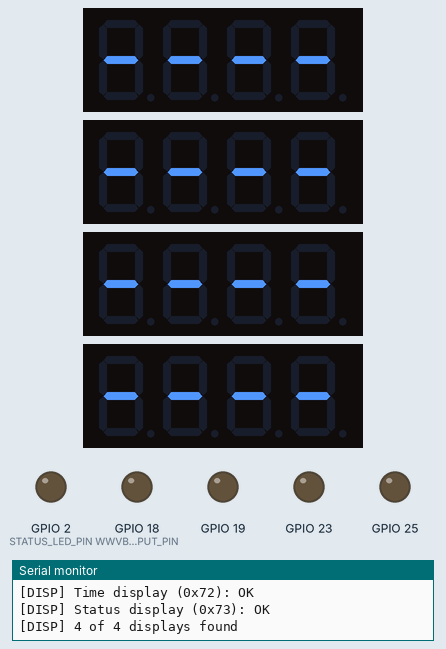
A sketch run on a simulated ESP32. Parts: 4 × 4-digit seven-segment display, output pins drawn as LEDs (lit = HIGH), the last lines printed to the serial monitor. WiFi joins after 1.5 s; servers stay silent unless stated; the local clock reads 2024-03-15 10:24:30 at power-on unless the sketch sets it.

Above: at 2.0 s.
At 4.22 s:
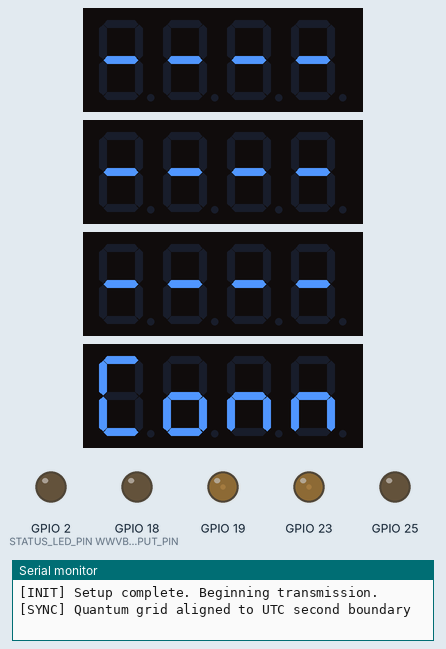
At 11.4 s:
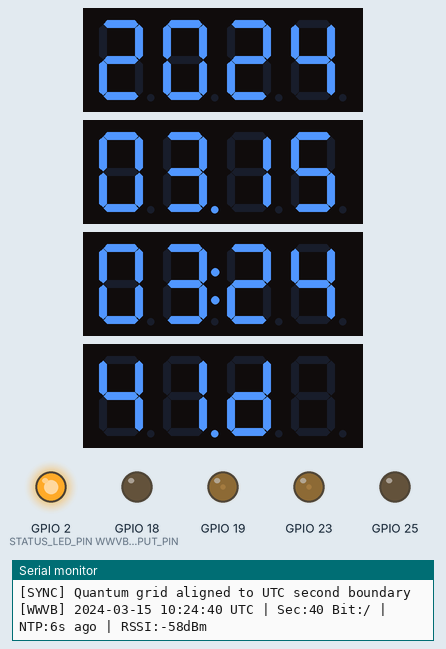
At 20.4 s:
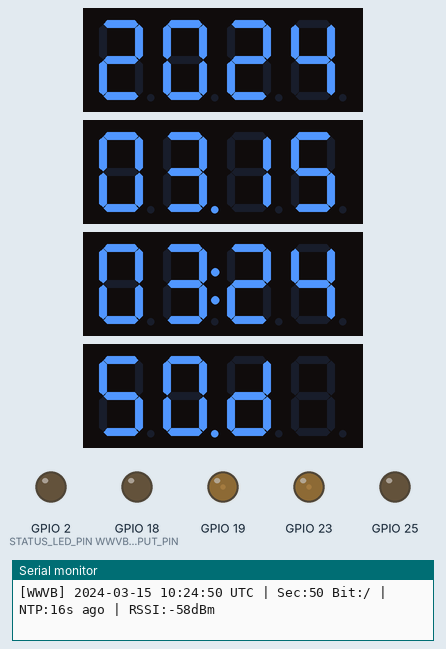
At 34.4 s:
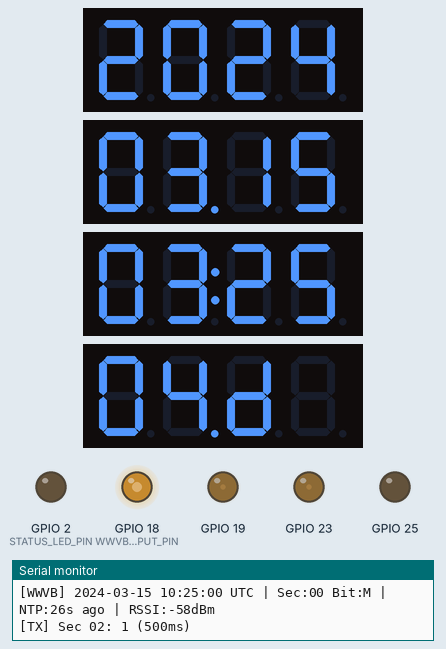
At 37.4 s:
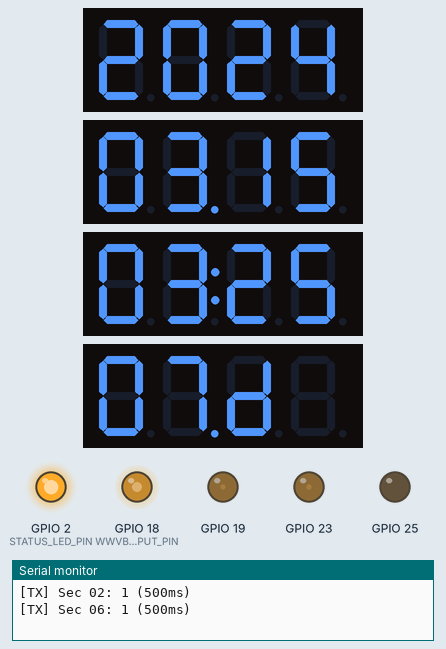
Timing chart, 0 to 40.0 s (numbered marks = the images above):
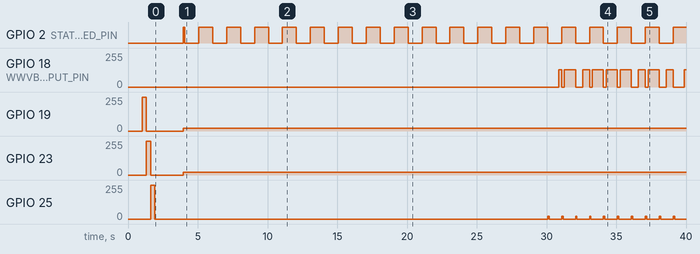

The sketch:

wwvb_transmitter.ino
```cpp
/*
 * wwvb_transmitter.ino - WWVB 60 kHz Time Signal Transmitter
 *
 * Main Arduino sketch for ESP32-based WWVB transmitter.
 *
 * Architecture:
 *   1. NTP sync provides UTC time
 *   2. WWVB encoder generates 60-bit frame for current minute
 *   3. Main loop runs on 100ms quantum grid aligned to UTC seconds
 *   4. Each quantum: execute previous action, then calculate next
 *   5. LEDC hardware PWM generates 60 kHz carrier (non-blocking)
 *
 * Hardware:
 *   ESP32 GPIO 18 → ULN2003AN pin 1 (Input 1)
 *   ULN2003AN pin 16 (Output 1) → ferrite coil → 5V (through current limit resistor)
 *   ULN2003AN pin 8 (GND) → GND
 *   ULN2003AN pin 9 (COM) → 5V (flyback diode return)
 *
 * See specs/ directory for detailed documentation.
 */

#include "config.h"
#include "wwvb_encoder.h"
#include "ntp_manager.h"
#include "dst_manager.h"
#include "status_leds.h"
#include "display_manager.h"
#include "debug_utils.h"

// ============================================================
// Quantum State Machine
// ============================================================
//
// The main loop runs on a 100ms quantum grid aligned to UTC second
// boundaries. Each quantum follows the execute-first pattern:
//   1. Sleep until next quantum boundary (remainder of 100ms)
//   2. Execute the action calculated in the previous quantum
//   3. Read current state (time, NTP status, etc.)
//   4. Calculate the action for the next quantum
//
// WWVB bit timing maps perfectly to 100ms quanta:
//   Quantum 0: Carrier OFF (start of bit, aligned to second boundary)
//   Quantum 2: Carrier ON if bit=0 (200ms low complete)
//   Quantum 5: Carrier ON if bit=1 (500ms low complete)
//   Quantum 8: Carrier ON if marker (800ms low complete)
//
// Display updates happen at quantum 3 (300ms into second),
// well after carrier transition, in a non-critical timing slot.

const int QUANTUM_MS = 100;            // 100ms quantum period

// Scheduled action types
enum Action : uint8_t {
  ACTION_NONE,
  ACTION_CARRIER_OFF,                  // Turn 60 kHz carrier off
  ACTION_CARRIER_ON,                   // Turn 60 kHz carrier on
};

// State variables
uint8_t wwvbFrame[WWVB_FRAME_SIZE];    // Current minute's time code
int lastSecond = -1;                    // Last processed second
bool frameReady = false;                // Frame has been encoded
bool transmitting = false;              // Currently transmitting
unsigned long frameCount = 0;           // Total frames transmitted
unsigned long uptimeStart = 0;          // millis() at startup
uint8_t currentDstStatus = DST_STANDARD;

// Quantum timing
unsigned long nextQuantumMs = 0;        // millis() target for next quantum
int quantumInSecond = 0;                // 0-9: which quantum within current second
int carrierOnQuantum = -1;              // Which quantum to turn carrier back on
Action pendingAction = ACTION_NONE;     // Action to execute next quantum
bool quantumGridAligned = false;        // True once aligned to UTC


// ============================================================
// Setup
// ============================================================
void setup() {
  Serial.begin(SERIAL_BAUD);
  delay(1000);  // Wait for serial monitor

  printBanner();

  // Configure built-in LED (basic heartbeat)
  pinMode(STATUS_LED_PIN, OUTPUT);
  digitalWrite(STATUS_LED_PIN, LOW);

  // Initialize status LED panel and run self-test
  statusLedsInit();
  statusLedsSelfTest();

  // Initialize 7-segment displays
  int displaysFound = displayInit();
  if (displaysFound < DISPLAY_COUNT) {
    Serial.printf("[INIT] WARNING: Only %d of %d displays found\n",
                  displaysFound, DISPLAY_COUNT);
  }
  displayShowConnecting();
  displaySetTimezone(DEFAULT_TIMEZONE);  // Show local time on displays

  // Configure LEDC PWM for 60 kHz carrier (ESP32 Core 3.x API)
  ledcAttach(WWVB_OUTPUT_PIN, PWM_FREQ, PWM_RESOLUTION);
  ledcWrite(WWVB_OUTPUT_PIN, PWM_DUTY_OFF);  // Start with carrier off

  Serial.println("[INIT] PWM configured: 60 kHz on GPIO " + String(WWVB_OUTPUT_PIN));

  // Initialize NTP
  bool synced = ntpInit(WIFI_SSID, WIFI_PASSWORD,
                        NTP_SERVER_1, NTP_SERVER_2, NTP_SERVER_3);

  if (!synced) {
    Serial.println("[INIT] WARNING: NTP sync failed! Will retry...");
    // Continue anyway - will keep trying in main loop
  }

  uptimeStart = millis();
  Serial.println("[INIT] Setup complete. Beginning transmission.\n");
}

// ============================================================
// Main Loop — Quantum State Machine (100ms grid)
// ============================================================
void loop() {
  struct tm timeinfo;

  // ---- PHASE 0: SLEEP for remainder of quantum ----
  unsigned long now = millis();
  if (nextQuantumMs > 0 && now < nextQuantumMs) {
    delay(nextQuantumMs - now);
  }
  unsigned long quantumStart = millis();

  // ---- PHASE 1: EXECUTE action from previous quantum ----
  switch (pendingAction) {
    case ACTION_CARRIER_OFF:
      ledcWrite(WWVB_OUTPUT_PIN, PWM_DUTY_OFF);
      transmitting = true;
      break;
    case ACTION_CARRIER_ON:
      ledcWrite(WWVB_OUTPUT_PIN, PWM_DUTY_ON);
      break;
    case ACTION_NONE:
    default:
      break;
  }
  pendingAction = ACTION_NONE;

  // ---- PHASE 2: READ current state ----
  NtpStatus ntpStatus = ntpGetStatus();
  bool wifiConnected = (ntpStatus != NTP_WIFI_DISCONNECTED);
  long syncAge = ntpGetSecondsSinceSync();
  bool hasError = (ntpStatus == NTP_NOT_SYNCED && syncAge < 0);

  if (!ntpGetTime(&timeinfo)) {
    // No valid time — blink LED, retry, don't schedule anything
    digitalWrite(STATUS_LED_PIN, (millis() / LED_BLINK_NO_SYNC) % 2);
    statusLedsUpdate(wifiConnected, syncAge, false);
    ntpMaintain();
    nextQuantumMs = quantumStart + QUANTUM_MS;
    return;
  }

  int currentSecond = timeinfo.tm_sec;

  // ---- PHASE 3: CALCULATE next actions ----

  // Detect new second boundary
  if (currentSecond != lastSecond) {
    lastSecond = currentSecond;
    quantumInSecond = 0;

    // Align quantum grid to UTC second boundary
    if (!quantumGridAligned) {
      Serial.println("[SYNC] Quantum grid aligned to UTC second boundary");
      quantumGridAligned = true;
    }

    // Calculate DST status every second (cheap math, ensures display
    // shows correct DST status immediately after NTP sync, not just
    // at the next minute boundary when encodeNewFrame() runs)
    currentDstStatus = calculateDSTStatus(&timeinfo, DEFAULT_TIMEZONE);

    // Encode new frame at second 0
    if (currentSecond == 0) {
      encodeNewFrame(&timeinfo);
    }

    // Schedule carrier OFF for this quantum (we're at the second boundary)
    if (frameReady) {
      // Carrier OFF happens NOW (already in execute phase above if scheduled,
      // but for first second we do it directly)
      ledcWrite(WWVB_OUTPUT_PIN, PWM_DUTY_OFF);
      transmitting = true;

      // Calculate which quantum to turn carrier back on
      int lowMs = getLowDurationMs(wwvbFrame[currentSecond]);
      carrierOnQuantum = lowMs / QUANTUM_MS;  // 2, 5, or 8

      statusLedsTxFlash();

      // Debug output for non-zero bits
      if (wwvbFrame[currentSecond] != WWVB_BIT_ZERO) {
        printBitDetail(currentSecond, wwvbFrame[currentSecond]);
      }
    }

    // Toggle built-in LED heartbeat
    digitalWrite(STATUS_LED_PIN, currentSecond % 2);

    // Print status every 10 seconds
    if (currentSecond % 10 == 0) {
      printStatus(&timeinfo, currentSecond,
                  frameReady ? wwvbFrame[currentSecond] : 0xFF,
                  syncAge, ntpGetRSSI());
    }
  } else {
    quantumInSecond++;
  }

  // Schedule carrier ON at the correct quantum
  if (frameReady && quantumInSecond == carrierOnQuantum - 1) {
    pendingAction = ACTION_CARRIER_ON;  // Will execute next quantum
  }

  // Schedule carrier OFF for next second (at quantum 9)
  if (frameReady && quantumInSecond == 9) {
    pendingAction = ACTION_CARRIER_OFF;  // Will execute at second boundary
  }

  // Update display at quantum 3 (300ms into second, non-critical slot)
  if (quantumInSecond == 3) {
    bool dstActive = (currentDstStatus == DST_IN_EFFECT ||
                      currentDstStatus == DST_BEGINS);
    displayUpdate(&timeinfo, dstActive, hasError);
  }

  // Update status LEDs every quantum (handles blink timing)
  statusLedsUpdate(wifiConnected, syncAge, transmitting);

  // Periodic maintenance at quantum 7 of second 30 (once per minute)
  if (quantumInSecond == 7 && lastSecond == 30) {
    ntpMaintain();
    displayRescan();
    unsigned long uptimeSec = (millis() - uptimeStart) / 1000;
    Serial.printf("[SYS] Uptime: %luh %lum | Frames: %lu\n",
      uptimeSec / 3600, (uptimeSec % 3600) / 60, frameCount);
  }

  // ---- Schedule next quantum ----
  unsigned long elapsed = millis() - quantumStart;
  nextQuantumMs = quantumStart + QUANTUM_MS;
  if (elapsed > QUANTUM_MS) {
    // Overran quantum — catch up immediately
    nextQuantumMs = millis();
    Serial.printf("[WARN] Quantum overrun: %lums\n", elapsed);
  }
}

// ============================================================
// Frame Encoding
// ============================================================
void encodeNewFrame(const struct tm* currentTime) {
  // Encode the current minute's time
  // WWVB convention: frame identifies the time at the END of the current minute
  // The clock advances its display when the frame completes at second 59
  struct tm frameTime = *currentTime;

  // Calculate DST status automatically from UTC time and timezone
  uint8_t dstStatus = calculateDSTStatus(currentTime, DEFAULT_TIMEZONE);
  currentDstStatus = dstStatus;  // Track for display

  // Encode the frame
  encodeWWVBFrame(&frameTime, wwvbFrame, dstStatus);
  frameReady = true;
  frameCount++;

  // Print frame details
  int doy = calculateDayOfYear(&frameTime);
  int year = frameTime.tm_year + 1900;
  const char* dstStr = (dstStatus == DST_IN_EFFECT) ? "DST" :
                       (dstStatus == DST_BEGINS) ? "DST-BEGIN" :
                       (dstStatus == DST_ENDS) ? "DST-END" : "STD";
  Serial.printf("[DST] Auto-calculated: %s (timezone UTC%+d)\n", dstStr, DEFAULT_TIMEZONE);
  printFrameSummary(wwvbFrame, frameTime.tm_min, frameTime.tm_hour, doy, year);
}
```

credentials_template.h
```cpp
/*
 * credentials_template.h - WiFi & NTP Credential Template
 *
 * SETUP:
 *   1. Copy this file to credentials.h (in this same directory)
 *   2. Edit credentials.h with your real WiFi and NTP settings
 *   3. credentials.h is in .gitignore — it will never be committed
 *
 * DO NOT edit this template with real credentials.
 */

#ifndef CREDENTIALS_H
#define CREDENTIALS_H

const char* const WIFI_SSID     = "your-network-name";
const char* const WIFI_PASSWORD = "your-wifi-password";

const char* const NTP_SERVER_1  = "192.168.1.100";   // Primary: local stratum-1
const char* const NTP_SERVER_2  = "192.168.1.101";   // Secondary: local stratum-1
const char* const NTP_SERVER_3  = "pool.ntp.org";     // Tertiary: internet fallback

#endif // CREDENTIALS_H
```

debug_utils.h
```cpp
/*
 * debug_utils.h - Debug and Status Utilities
 *
 * Serial output helpers and LED status patterns for debugging.
 * All functions are inline for header-only convenience.
 */

#ifndef DEBUG_UTILS_H
#define DEBUG_UTILS_H

#include <Arduino.h>
#include "wwvb_encoder.h"

// LED blink patterns (milliseconds)
#define LED_BLINK_NORMAL   500   // Normal operation: 1Hz blink
#define LED_BLINK_NO_SYNC  100   // Not synced: fast blink
#define LED_BLINK_ERROR    1000  // Error: slow blink

/*
 * Print startup banner to Serial.
 */
inline void printBanner() {
  Serial.println();
  Serial.println("========================================");
  Serial.println("  WWVB 60 kHz Transmitter v1.0");
  Serial.println("  ESP32 + NTP + Ferrite Rod Antenna");
  Serial.println("========================================");
  Serial.println();
}

/*
 * Print current status to Serial.
 */
inline void printStatus(const struct tm* timeinfo, int currentSecond,
                        uint8_t currentBit, long secSinceSync, int rssi) {
  Serial.printf("[WWVB] %04d-%02d-%02d %02d:%02d:%02d UTC | ",
    timeinfo->tm_year + 1900, timeinfo->tm_mon + 1, timeinfo->tm_mday,
    timeinfo->tm_hour, timeinfo->tm_min, timeinfo->tm_sec);

  Serial.printf("Sec:%02d Bit:%c | ", currentSecond,
    currentBit == WWVB_BIT_MARKER ? 'M' : (char)('0' + currentBit));

  Serial.printf("NTP:%lds ago | RSSI:%ddBm\n", secSinceSync, rssi);
}

/*
 * Print a compact frame summary showing the bit pattern.
 */
inline void printFrameSummary(const uint8_t* frame, int minute, int hour,
                               int dayOfYear, int year) {
  Serial.printf("[WWVB] Frame for %02d:%02d UTC, Day %d, Year %d\n",
    hour, minute, dayOfYear, year);
  Serial.print("[WWVB] Bits: ");
  for (int i = 0; i < WWVB_FRAME_SIZE; i++) {
    if (frame[i] == WWVB_BIT_MARKER) {
      Serial.print("M");
    } else {
      Serial.print(frame[i]);
    }
    if ((i + 1) % 10 == 0 && i < 59) Serial.print("|");
  }
  Serial.println();
}

/*
 * Print bit transmission detail (called each second during TX).
 */
inline void printBitDetail(int second, uint8_t bitType) {
  const char* typeStr;
  int lowMs;
  switch (bitType) {
    case WWVB_BIT_ZERO:   typeStr = "0 (200ms)"; lowMs = 200; break;
    case WWVB_BIT_ONE:    typeStr = "1 (500ms)"; lowMs = 500; break;
    case WWVB_BIT_MARKER: typeStr = "M (800ms)"; lowMs = 800; break;
    default:              typeStr = "? (???)";    lowMs = 0;   break;
  }
  Serial.printf("[TX] Sec %02d: %s\n", second, typeStr);
}

#endif // DEBUG_UTILS_H
```

display_manager.h
```cpp
/*
 * display_manager.h - 7-Segment Display Manager
 *
 * Drives 4× Adafruit 0.56" 4-digit 7-segment displays with HT16K33 I2C backpacks.
 * Part: Adafruit #880 (https://www.adafruit.com/product/880)
 *
 * Display layout:
 *   Display 1 (0x70): Year       e.g., "2026"
 *   Display 2 (0x71): Month.Day  e.g., "03.11"
 *   Display 3 (0x72): Hour:Min   e.g., "14:40" (local time)
 *   Display 4 (0x73): Sec.Status e.g., "34.S"
 *
 * Wiring (all displays share I2C bus):
 *   ESP32 GPIO 21 (SDA) → All display SDA pins
 *   ESP32 GPIO 22 (SCL) → All display SCL pins
 *   3.3V → All display VCC pins
 *   GND  → All display GND pins
 *
 * I2C addresses set via solder jumpers A0/A1/A2 on each backpack:
 *   0x70 = no jumpers (default)
 *   0x71 = A0 bridged
 *   0x72 = A1 bridged
 *   0x73 = A0 + A1 bridged
 *
 * Dependencies:
 *   - Adafruit LED Backpack library (install via Arduino Library Manager)
 *   - Adafruit GFX library (auto-installed as dependency)
 */

#ifndef DISPLAY_MANAGER_H
#define DISPLAY_MANAGER_H

#include <Arduino.h>
#include <time.h>

// Status character codes for Display 4
const char DISPLAY_STATUS_STD      = 'S';  // Standard time
const char DISPLAY_STATUS_DST      = 'd';  // DST in effect
const char DISPLAY_STATUS_ERROR    = 'E';  // Error condition
const char DISPLAY_STATUS_CONNECT  = 'C';  // Connecting/syncing

/*
 * Initialize I2C bus and all 4 displays.
 * Call once from setup(). Displays a brief test pattern.
 *
 * Returns: number of displays found (0-4). Logs warnings for missing displays.
 */
int displayInit();

/*
 * Update all displays with current time and status.
 * Call once per second from main loop.
 *
 * Parameters:
 *   timeinfo   - Current UTC time
 *   dstActive  - true if DST is in effect
 *   hasError   - true if system is in error state
 */
void displayUpdate(const struct tm* timeinfo, bool dstActive, bool hasError);

/*
 * Show a connecting/startup message on the displays.
 * Call during WiFi/NTP initialization.
 */
void displayShowConnecting();

/*
 * Blank all displays (turn off all segments but keep backlight).
 */
void displayBlank();

/*
 * Set brightness for all displays.
 *
 * Parameters:
 *   brightness - 0 (dimmest) to 15 (brightest)
 */
void displaySetBrightness(uint8_t brightness);

/*
 * Check if displays are available on the I2C bus.
 * Returns: number of displays responding (0-4).
 */
int displayProbe();

/*
 * Re-scan I2C bus and initialize any newly connected displays.
 * Useful for hot-plug support (displays connected after boot).
 * Returns: total number of displays now available (0-4).
 */
int displayRescan();

/*
 * Set the timezone offset for local time display.
 * The offset is applied to UTC when updating the time display.
 * DST adjustment (+1 hour) is handled automatically via the dstActive flag
 * passed to displayUpdate().
 *
 * Parameters:
 *   stdOffset - Standard time UTC offset in hours (e.g., -8 for PST)
 */
void displaySetTimezone(int stdOffset);

#endif // DISPLAY_MANAGER_H
```

ntp_manager.h
```cpp
/*
 * ntp_manager.h - NTP Time Synchronization Manager
 *
 * Manages WiFi connection and NTP time sync with multi-server failover.
 * Uses ESP32's built-in SNTP client (lwIP stack).
 *
 * See specs/ntp_integration.md for design details.
 */

#ifndef NTP_MANAGER_H
#define NTP_MANAGER_H

#include <time.h>

// Sync status
enum NtpStatus {
  NTP_NOT_SYNCED,      // No time sync yet
  NTP_SYNCED,          // Time synchronized successfully
  NTP_WIFI_DISCONNECTED // WiFi not connected
};

/*
 * Initialize WiFi connection and NTP sync.
 * Blocks until WiFi connected and time synced, or timeout.
 *
 * Parameters:
 *   ssid      - WiFi network name
 *   password  - WiFi password
 *   server1   - Primary NTP server
 *   server2   - Secondary NTP server
 *   server3   - Tertiary NTP server
 *
 * Returns: true if time synced successfully, false on timeout.
 */
bool ntpInit(const char* ssid, const char* password,
             const char* server1, const char* server2, const char* server3);

/*
 * Get current UTC time.
 *
 * Parameters:
 *   timeinfo - Output struct tm (filled with UTC time)
 *
 * Returns: true if time is valid, false if not synced.
 */
bool ntpGetTime(struct tm* timeinfo);

/*
 * Get current NTP sync status.
 */
NtpStatus ntpGetStatus();

/*
 * Check WiFi connection and reconnect if needed.
 * Should be called periodically from main loop.
 */
void ntpMaintain();

/*
 * Get time since last successful NTP sync (seconds).
 * Returns -1 if never synced.
 */
long ntpGetSecondsSinceSync();

/*
 * Get WiFi signal strength (RSSI in dBm).
 * Returns 0 if not connected.
 */
int ntpGetRSSI();

#endif // NTP_MANAGER_H
```

Source omitted: display_manager.cpp (8497 bytes), dst_manager.cpp (4917 bytes), dst_manager.h (3029 bytes), ntp_manager.cpp (4086 bytes), status_leds.cpp (2629 bytes), status_leds.h (1642 bytes), wwvb_encoder.cpp (7283 bytes), wwvb_encoder.h (2420 bytes), config.h (5123 bytes)

Measured:
- by itself, GPIO 2 (STATUS_LED_PIN): repeats every 2.0 s: LOW 1.0 s, HIGH 1.0 s
- by itself, GPIO 19: 255/255 → 0/255 at 1.3 s, → 20/255 2.7 s later
- by itself, GPIO 23: 255/255 → 0/255 at 1.6 s, → 20/255 2.4 s later
- by itself, GPIO 25: repeats every 0.99 s: 20/255 0.09 s, 0/255 0.90 s
- by itself, GPIO 18 (WWVB_OUTPUT_PIN): 0/255 → 128/255 at 30.9 s, → 0/255 0.20 s later, → 128/255 0.20 s later, → 0/255 0.80 s later, … (19 changes in this stretch)
- what the display in image 0 shows lasts 0.6 s, from 1.9 s to 2.5 s
- what the display in image 1 shows lasts 1.9 s, from 2.5 s to 4.4 s
